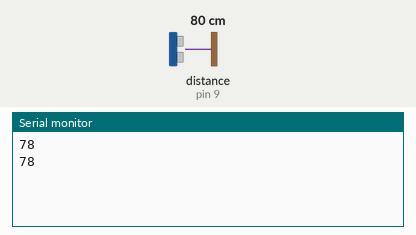
Recording of a sketch running on a simulated Arduino Uno, built with avr-gcc and run on an emulated ATmega328P. Shown: the last lines printed to the serial monitor. Wiring (inferred from the names in the program): ultrasonic range finder: trigger pin 10; echo pin 9. Inputs (shaded band) come from the test bench; at power-on: distance to the obstacle (sensor on pin 9) 80 cm. The echo pulse lasts 58.3 µs per cm.

Above: at 1.3 s.
1.4 s: distance to the obstacle (sensor on pin 9) set to 2 cm
At 1.9 s:
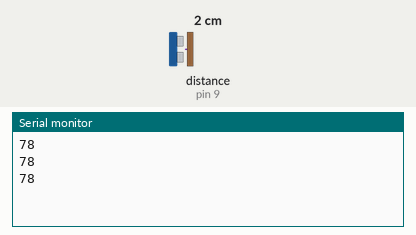
2.9 s: distance to the obstacle (sensor on pin 9) set to 4 cm
At 3.4 s:
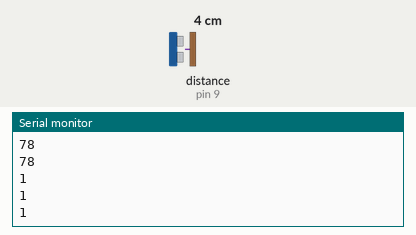
Timing chart, 0 to 5.9 s (numbered marks = the images above; inputs shaded):
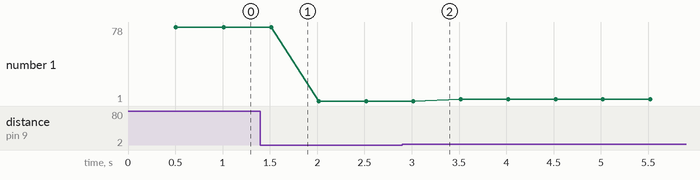

Measured:
- plotted number 1: 78 → 1 after the input at 1.4 s, 1 → 3 after the input at 2.9 s

The sketch:

ard-ult-1.ino
```cpp
// Define the pins for the ultrasonic sensor
const int trigPin = 10; // Trig pin
const int echoPin = 9; // Echo pin
// const int led = 13;
// const int pin = 2;
// Variables to store distance and duration
long duration;
int distanceCM;
// int count=0;
void setup() {
  // Initialize the Serial Monitor
  Serial.begin(9600);
  // pinMode(pin, INPUT);
  // Define the ultrasonic sensor pins
  pinMode(trigPin, OUTPUT);
  pinMode(echoPin, INPUT);
  // pinMode(led, OUTPUT);
}

void loop() {
  // Clear the trigger pin
  digitalWrite(trigPin, LOW);
  delayMicroseconds(2);

  // Set the trigger pin high for 10 microseconds to trigger the sensor
  digitalWrite(trigPin, HIGH);
  delayMicroseconds(10);
  digitalWrite(trigPin, LOW);
  // int irSensorValue1 = digitalRead(pin);
  // Measure the duration of the pulse on the echo pin
  duration = pulseIn(echoPin, HIGH);

  // Calculate the distance in centimeters
  distanceCM = duration * 0.034 / 2;
  delay(500); // Adjust the delay time as needed
  Serial.println(distanceCM);

}
```
